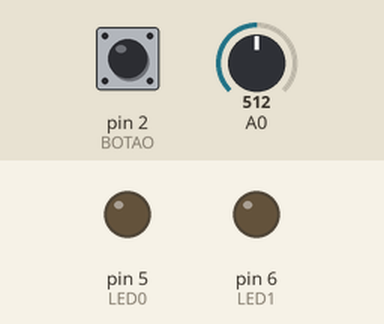
Simulated run of this sketch. Board: Arduino Uno, built with avr-gcc and run on an emulated ATmega328P. Shown: output pins drawn as LEDs (lit = HIGH). The inputs (shaded band) are chosen by the test bench; at power-on: pin 2 (BOTAO) HIGH, A0 = 512.

Above: at 1.2 s.
1.3 s: pin 2 (BOTAO) pulled LOW for 0.15 s
At 1.37 s:
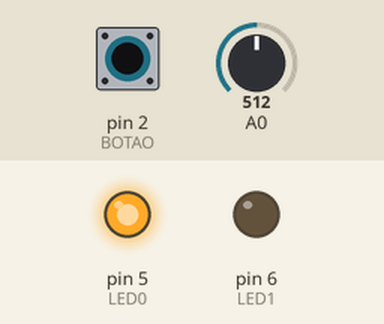
2.9 s: pin 2 (BOTAO) pulled LOW for 1 s
At 3.4 s:
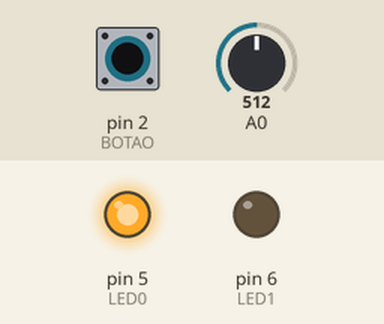
5.4 s: A0 set to 314
6.9 s: A0 set to 284
At 8.2 s:
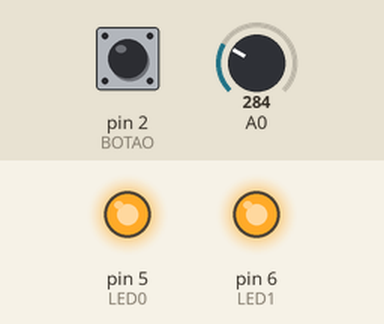
8.5 s: pin 2 (BOTAO) pulled LOW for 0.15 s
At 8.9 s:
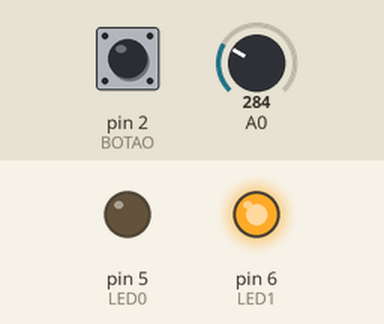
10.1 s: pin 2 (BOTAO) pulled LOW for 3.2 s
At 11.3 s:
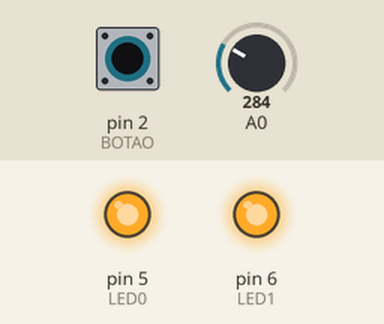
Timing chart, 0 to 13.1 s (numbered marks = the images above; inputs shaded):
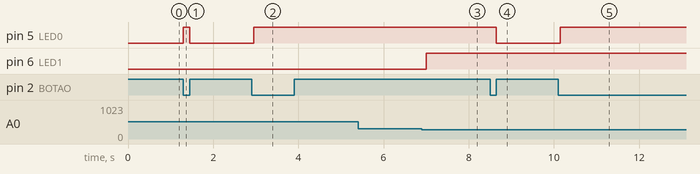

Measured:
- the behaviour switches between 300 and 299 on A0 (found by bisection; images 2 and 3)
- after the input at 1.3 s, pin 5 (LED0): LOW → HIGH at once, → LOW 0.15 s later
- after the input at 2.9 s, pin 5 (LED0): LOW → HIGH after 0.05 s
- after the input at 5.4 s, every drawn part: stays the same
- after the input at 6.9 s, pin 6 (LED1): LOW → HIGH after 0.10 s
- after the input at 8.5 s, pin 5 (LED0): HIGH → LOW after 0.15 s
- after the input at 10.1 s, pin 5 (LED0): LOW → HIGH after 0.05 s

The sketch:

sketch_BotaoBoladoV2.ino
```cpp
#define LED0 5
#define LED1 6
#define BOTAO 2
int clicks = 0;
boolean isSystemOn = false;

void setup() {
  pinMode(LED0, OUTPUT);
  pinMode(LED1, OUTPUT);
  Serial.begin(9600);
  pinMode(BOTAO, INPUT);
}

void handleTurnLED0(bool on) {
  digitalWrite(LED0, on ? HIGH : LOW);
}

void handleTurnLED1(bool on) {
  digitalWrite(LED1, on ? LOW : HIGH);
}

void loop() {
  int pototentiometerValue = analogRead(A0);
  boolean isPototentiometerOnRange = ((pototentiometerValue > 100
          && pototentiometerValue < 300)
           || (pototentiometerValue > 800
             && pototentiometerValue < 1000));
  delay(100);

  while(digitalRead(BOTAO) == LOW) {
    if (digitalRead(BOTAO) == LOW) {
      isSystemOn = true;
      handleTurnLED0(true);
    } else {
      isSystemOn = false;
      handleTurnLED0(false);
    }
  }

  if (isSystemOn) {
    if(!isPototentiometerOnRange) {
      handleTurnLED1(true);
    }
    else {
      handleTurnLED1(false);
    }

  }

}
```
